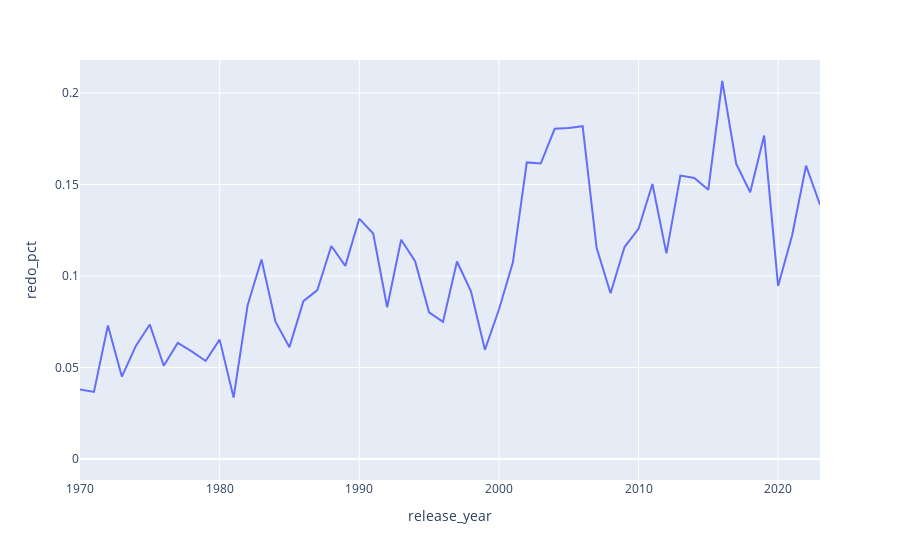

Notebook source saved alongside this figure:
### Code cell
yearly = movies.group_by('release_year').agg(
    sequels = pl.sum('sequel'),
    remakes = pl.sum('remake'),
    redos = pl.sum('redo'),
    total = pl.len()
).with_columns(
    sequel_pct = (pl.col('sequels')/pl.col('total')),
    remake_pct = (pl.col('remakes')/pl.col('total')),
    redo_pct = (pl.col('redos')/pl.col('total')),
).sort('release_year')
fig = px.line(yearly, x='release_year',y='redo_pct')
fig

### Figure 1 — Plotly figure (JSON) as saved in the notebook; plotly's stock layout.template omitted (floating-point values rounded to 4 significant figures)
{"data": [{"hovertemplate": "release_year=%{x}<br>redo_pct=%{y}<extra></extra>", "legendgroup": "", "line": {"color": "#636efa", "dash": "solid"}, "marker": {"symbol": "circle"}, "mode": "lines", "name": "", "orientation": "v", "showlegend": false, "type": "scatter", "x": [null, "1970-01-01T00:00:00", "1971-01-01T00:00:00", "1972-01-01T00:00:00", "1973-01-01T00:00:00", "1974-01-01T00:00:00", "1975-01-01T00:00:00", "1976-01-01T00:00:00", "1977-01-01T00:00:00", "1978-01-01T00:00:00", "1979-01-01T00:00:00", "1980-01-01T00:00:00", "1981-01-01T00:00:00", "1982-01-01T00:00:00", "1983-01-01T00:00:00", "1984-01-01T00:00:00", "1985-01-01T00:00:00", "1986-01-01T00:00:00", "1987-01-01T00:00:00", "1988-01-01T00:00:00", "1989-01-01T00:00:00", "1990-01-01T00:00:00", "1991-01-01T00:00:00", "1992-01-01T00:00:00", "1993-01-01T00:00:00", "1994-01-01T00:00:00", "1995-01-01T00:00:00", "1996-01-01T00:00:00", "1997-01-01T00:00:00", "1998-01-01T00:00:00", "1999-01-01T00:00:00", "2000-01-01T00:00:00", "2001-01-01T00:00:00", "2002-01-01T00:00:00", "2003-01-01T00:00:00", "2004-01-01T00:00:00", "2005-01-01T00:00:00", "2006-01-01T00:00:00", "2007-01-01T00:00:00", "2008-01-01T00:00:00", "2009-01-01T00:00:00", "2010-01-01T00:00:00", "2011-01-01T00:00:00", "2012-01-01T00:00:00", "2013-01-01T00:00:00", "2014-01-01T00:00:00", "2015-01-01T00:00:00", "2016-01-01T00:00:00", "2017-01-01T00:00:00", "2018-01-01T00:00:00", "2019-01-01T00:00:00", "2020-01-01T00:00:00", "2021-01-01T00:00:00", "2022-01-01T00:00:00", "2023-01-01T00:00:00"], "xaxis": "x", "y": [0, 0.03804, 0.03665, 0.07299, 0.045, 0.0618, 0.07345, 0.05096, 0.06338, 0.05882, 0.05357, 0.06522, 0.03356, 0.08387, 0.109, 0.075, 0.06111, 0.08621, 0.09231, 0.1164, 0.1055, 0.1313, 0.1232, 0.08293, 0.1198, 0.1081, 0.08017, 0.07491, 0.1079, 0.09163, 0.05963, 0.08155, 0.1073, 0.162, 0.1614, 0.1804, 0.1809, 0.1818, 0.1154, 0.09058, 0.1158, 0.1257, 0.1502, 0.1124, 0.1549, 0.1535, 0.1471, 0.2065, 0.1612, 0.1457, 0.1767, 0.09455, 0.1222, 0.1603, 0.139], "yaxis": "y"}], "layout": {"legend": {"tracegroupgap": 0}, "margin": {"t": 60}, "xaxis": {"anchor": "y", "domain": [0, 1], "title": {"text": "release_year"}}, "yaxis": {"anchor": "x", "domain": [0, 1], "title": {"text": "redo_pct"}}}}
